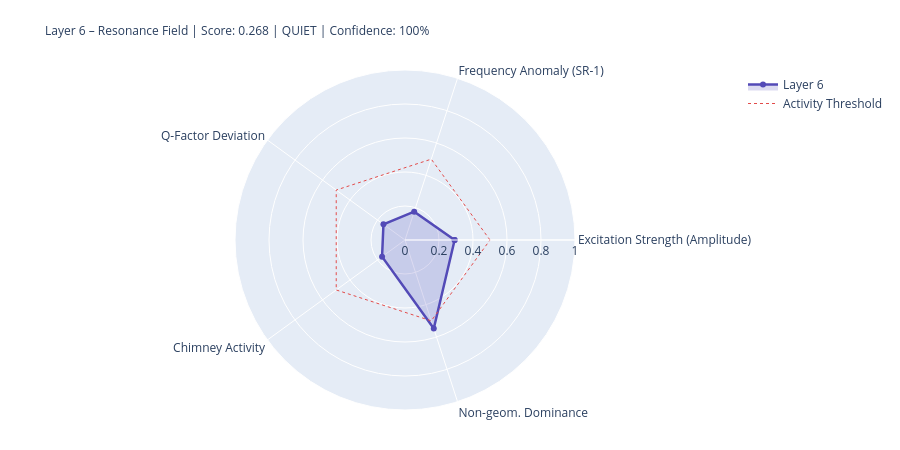

Source (notebook cell):
### Markdown cell above
---
## 4. State Assessment & Handoff to Layer 7

### Code cell
# ============================================================
# LAYER-6-SCORE
# ============================================================

def norm(v, lo, hi):
    if v is None: return None
    return round(max(0.0, min(1.0, (v - lo) / (hi - lo))), 4)

# 1) Excitation strength (from amplitude modulator)
excitation = norm(amp_mod_total, 0.5, 1.8)

# 2) Frequency anomaly (total shift of SR-1)
freq_anomaly = norm(abs(expected[1]['freq_shift_mHz']), 0, 200)

# 3) Q-factor deviation
q_anomaly = norm(abs(expected[1]['Q_factor_change']), 0, 30)

# 4) Chimney activity
chimney_score = norm(chimney_factor, 0.85, 1.15)

# 5) Non-geometric dominance (diagnostic feature)
non_geom_dom = norm(ratio, 0, 10)

COMPONENTS = {
    'Excitation Strength (Amplitude)':  {'score': excitation,    'source': 'derived_from_L3_L5', 'dynamic': True},
    'Frequency Anomaly (SR-1)':       {'score': freq_anomaly,  'source': 'derived_from_L4',   'dynamic': True},
    'Q-Factor Deviation':            {'score': q_anomaly,     'source': 'derived_from_L4',   'dynamic': True},
    'Chimney Activity':             {'score': chimney_score, 'source': 'time_of_day',       'dynamic': True},
    'Non-geom. Dominance':           {'score': non_geom_dom,  'source': 'diagnostic',        'dynamic': True},
}

available    = {k: v['score'] for k, v in COMPONENTS.items() if v['score'] is not None}
unavailable  = [k for k, v in COMPONENTS.items() if v['score'] is None]
layer6_score = round(sum(available.values()) / len(available), 4) if available else None
confidence   = round(len(available) / len(COMPONENTS), 2)
level = ('unknown' if layer6_score is None
         else 'quiet'   if layer6_score < 0.3
         else 'moderate' if layer6_score < 0.6
         else 'active')
dominant_l6 = max(available, key=available.get) if available else 'none'

W = 70
print('=' * W)
print('LAYER 6 – RESONANCE FIELD / SCHUMANN – STATE ASSESSMENT')
print('=' * W)
for name, comp in COMPONENTS.items():
    s = comp['score']
    if s is not None:
        bar = '█' * int(s*20) + '░' * (20-int(s*20))
        print(f'  {name:<32} {bar}  {s:.3f}  [{comp["source"]}]')
    else:
        print(f'  {name:<32} {"─"*20}  n/a   [missing]')
print('-' * W)
print(f'  Score:           {layer6_score:.3f}  ({len(available)}/{len(COMPONENTS)} components)')
print(f'  Confidence:      {confidence:.0%}')
print(f'  Level:           {level.upper()}')
print(f'  Dominant:        {dominant_l6}')
print(f'  SR-1 expected:   {expected[1]["freq_Hz"]:.4f} Hz  (Δ {expected[1]["freq_shift_mHz"]:+.1f} mHz vs 7.83 Hz)')
print(f'  Amplitude:       factor {amp_mod_total:.3f}  (vs reference)')
print(f'  Q-Factor SR-1:   {expected[1]["Q_factor"]:.2f}  ({expected[1]["Q_factor_change"]:+.1f}%)')
print('=' * W)

# Radar
cats   = list(available.keys())
vals_r = list(available.values())
if len(cats) >= 3:
    fig = go.Figure()
    fig.add_trace(go.Scatterpolar(
        r=vals_r + [vals_r[0]], theta=cats + [cats[0]],
        fill='toself', fillcolor='rgba(83,74,183,0.20)',
        line=dict(color='#534AB7', width=2.5), name='Layer 6'
    ))
    fig.add_trace(go.Scatterpolar(
        r=[0.5]*(len(cats)+1), theta=cats+[cats[0]],
        line=dict(color='#E24B4A', dash='dot', width=1),
        mode='lines', name='Activity Threshold'
    ))
    fig.update_layout(
        title=dict(
            text=f'Layer 6 – Resonance Field | Score: {layer6_score:.3f} | {level.upper()} | Confidence: {confidence:.0%}',
            font=dict(size=12)
        ),
        polar=dict(radialaxis=dict(visible=True, range=[0,1])),
        height=450, showlegend=True,
        margin=dict(l=80, r=80, t=70, b=40)
    )
    fig.show()

### Figure 1 — Plotly figure (JSON) as saved in the notebook; plotly's stock layout.template omitted (floating-point values rounded to 4 significant figures)
{"data": [{"fill": "toself", "fillcolor": "rgba(83,74,183,0.20)", "line": {"color": "#534AB7", "width": 2.5}, "name": "Layer 6", "r": [0.2919, 0.175, 0.1567, 0.1667, 0.5478, 0.2919], "theta": ["Excitation Strength (Amplitude)", "Frequency Anomaly (SR-1)", "Q-Factor Deviation", "Chimney Activity", "Non-geom. Dominance", "Excitation Strength (Amplitude)"], "type": "scatterpolar"}, {"line": {"color": "#E24B4A", "dash": "dot", "width": 1}, "mode": "lines", "name": "Activity Threshold", "r": [0.5, 0.5, 0.5, 0.5, 0.5, 0.5], "theta": ["Excitation Strength (Amplitude)", "Frequency Anomaly (SR-1)", "Q-Factor Deviation", "Chimney Activity", "Non-geom. Dominance", "Excitation Strength (Amplitude)"], "type": "scatterpolar"}], "layout": {"height": 450, "margin": {"b": 40, "l": 80, "r": 80, "t": 70}, "polar": {"radialaxis": {"range": [0, 1], "visible": true}}, "showlegend": true, "title": {"font": {"size": 12}, "text": "Layer 6 – Resonance Field | Score: 0.268 | QUIET | Confidence: 100%"}}}
